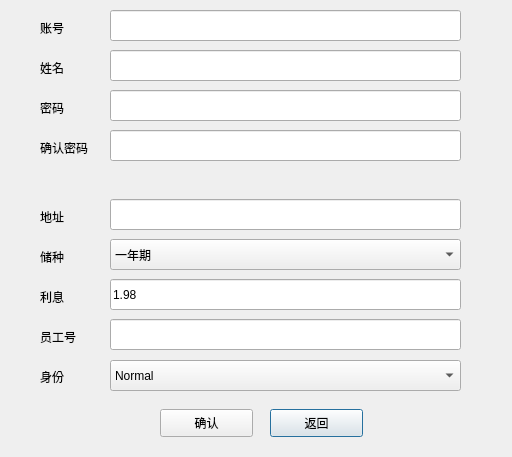
<?xml version="1.0" encoding="UTF-8"?>
<ui version="4.0">
 <class>createaccount</class>
 <widget class="QDialog" name="createaccount">
  <property name="geometry">
   <rect>
    <x>0</x>
    <y>0</y>
    <width>512</width>
    <height>457</height>
   </rect>
  </property>
  <property name="sizePolicy">
   <sizepolicy hsizetype="Fixed" vsizetype="Fixed">
    <horstretch>0</horstretch>
    <verstretch>0</verstretch>
   </sizepolicy>
  </property>
  <property name="windowTitle">
   <string>创建账户</string>
  </property>
  <widget class="QLineEdit" name="login_passwdInput">
   <property name="geometry">
    <rect>
     <x>110</x>
     <y>90</y>
     <width>351</width>
     <height>31</height>
    </rect>
   </property>
   <property name="focusPolicy">
    <enum>Qt::StrongFocus</enum>
   </property>
   <property name="text">
    <string/>
   </property>
   <property name="echoMode">
    <enum>QLineEdit::Password</enum>
   </property>
  </widget>
  <widget class="QPushButton" name="login_backButton">
   <property name="geometry">
    <rect>
     <x>270</x>
     <y>409</y>
     <width>93</width>
     <height>28</height>
    </rect>
   </property>
   <property name="text">
    <string>返回</string>
   </property>
  </widget>
  <widget class="QLineEdit" name="login_accountInput">
   <property name="geometry">
    <rect>
     <x>110</x>
     <y>10</y>
     <width>351</width>
     <height>31</height>
    </rect>
   </property>
   <property name="maximumSize">
    <size>
     <width>16777211</width>
     <height>16777215</height>
    </size>
   </property>
   <property name="inputMask">
    <string/>
   </property>
   <property name="readOnly">
    <bool>true</bool>
   </property>
  </widget>
  <widget class="QLabel" name="login_passwdLabel">
   <property name="geometry">
    <rect>
     <x>40</x>
     <y>100</y>
     <width>72</width>
     <height>15</height>
    </rect>
   </property>
   <property name="text">
    <string>密码</string>
   </property>
  </widget>
  <widget class="QPushButton" name="login_okButton">
   <property name="geometry">
    <rect>
     <x>160</x>
     <y>409</y>
     <width>93</width>
     <height>28</height>
    </rect>
   </property>
   <property name="text">
    <string>确认</string>
   </property>
  </widget>
  <widget class="QLabel" name="login_accountLabel">
   <property name="geometry">
    <rect>
     <x>40</x>
     <y>20</y>
     <width>72</width>
     <height>15</height>
    </rect>
   </property>
   <property name="text">
    <string>账号</string>
   </property>
  </widget>
  <widget class="QLabel" name="login_confirmPasswdLabel">
   <property name="geometry">
    <rect>
     <x>40</x>
     <y>140</y>
     <width>72</width>
     <height>15</height>
    </rect>
   </property>
   <property name="text">
    <string>确认密码</string>
   </property>
  </widget>
  <widget class="QLineEdit" name="login_confirmPasswdInput">
   <property name="geometry">
    <rect>
     <x>110</x>
     <y>130</y>
     <width>351</width>
     <height>31</height>
    </rect>
   </property>
   <property name="text">
    <string/>
   </property>
   <property name="echoMode">
    <enum>QLineEdit::Password</enum>
   </property>
   <property name="clearButtonEnabled">
    <bool>false</bool>
   </property>
  </widget>
  <widget class="QLabel" name="login_nameLabel">
   <property name="geometry">
    <rect>
     <x>40</x>
     <y>60</y>
     <width>72</width>
     <height>15</height>
    </rect>
   </property>
   <property name="text">
    <string>姓名</string>
   </property>
  </widget>
  <widget class="QLineEdit" name="login_nameInput">
   <property name="geometry">
    <rect>
     <x>110</x>
     <y>50</y>
     <width>351</width>
     <height>31</height>
    </rect>
   </property>
  </widget>
  <widget class="QLabel" name="login_addressLabel">
   <property name="geometry">
    <rect>
     <x>40</x>
     <y>209</y>
     <width>72</width>
     <height>15</height>
    </rect>
   </property>
   <property name="text">
    <string>地址</string>
   </property>
  </widget>
  <widget class="QLineEdit" name="login_addressInput">
   <property name="geometry">
    <rect>
     <x>110</x>
     <y>199</y>
     <width>351</width>
     <height>31</height>
    </rect>
   </property>
  </widget>
  <widget class="QLabel" name="login_typeLabel">
   <property name="geometry">
    <rect>
     <x>40</x>
     <y>249</y>
     <width>72</width>
     <height>15</height>
    </rect>
   </property>
   <property name="text">
    <string>储种</string>
   </property>
  </widget>
  <widget class="QLabel" name="login_interestLabel">
   <property name="geometry">
    <rect>
     <x>40</x>
     <y>289</y>
     <width>72</width>
     <height>15</height>
    </rect>
   </property>
   <property name="text">
    <string>利息</string>
   </property>
  </widget>
  <widget class="QLineEdit" name="login_interestInput">
   <property name="geometry">
    <rect>
     <x>110</x>
     <y>279</y>
     <width>351</width>
     <height>31</height>
    </rect>
   </property>
   <property name="focusPolicy">
    <enum>Qt::WheelFocus</enum>
   </property>
   <property name="text">
    <string>1.98</string>
   </property>
   <property name="readOnly">
    <bool>true</bool>
   </property>
  </widget>
  <widget class="QLabel" name="login_employeeLabel">
   <property name="geometry">
    <rect>
     <x>40</x>
     <y>329</y>
     <width>72</width>
     <height>15</height>
    </rect>
   </property>
   <property name="text">
    <string>员工号</string>
   </property>
  </widget>
  <widget class="QLineEdit" name="login_employeeInput">
   <property name="geometry">
    <rect>
     <x>110</x>
     <y>319</y>
     <width>351</width>
     <height>31</height>
    </rect>
   </property>
  </widget>
  <widget class="QLabel" name="login_repeatPasswdState">
   <property name="geometry">
    <rect>
     <x>110</x>
     <y>170</y>
     <width>351</width>
     <height>16</height>
    </rect>
   </property>
   <property name="font">
    <font>
     <family>Microsoft YaHei UI</family>
     <weight>75</weight>
     <bold>true</bold>
    </font>
   </property>
   <property name="text">
    <string/>
   </property>
  </widget>
  <widget class="QComboBox" name="login_typeCombobox">
   <property name="geometry">
    <rect>
     <x>110</x>
     <y>239</y>
     <width>351</width>
     <height>31</height>
    </rect>
   </property>
   <item>
    <property name="text">
     <string>一年期</string>
    </property>
   </item>
   <item>
    <property name="text">
     <string>三年期</string>
    </property>
   </item>
   <item>
    <property name="text">
     <string>五年期</string>
    </property>
   </item>
  </widget>
  <widget class="QLabel" name="login_identityLabel">
   <property name="geometry">
    <rect>
     <x>40</x>
     <y>369</y>
     <width>72</width>
     <height>15</height>
    </rect>
   </property>
   <property name="text">
    <string>身份</string>
   </property>
  </widget>
  <widget class="QComboBox" name="login_identityComboBox">
   <property name="geometry">
    <rect>
     <x>110</x>
     <y>360</y>
     <width>351</width>
     <height>31</height>
    </rect>
   </property>
   <item>
    <property name="text">
     <string>Normal</string>
    </property>
   </item>
   <item>
    <property name="text">
     <string>VIP</string>
    </property>
   </item>
  </widget>
 </widget>
 <resources/>
 <connections/>
</ui>
